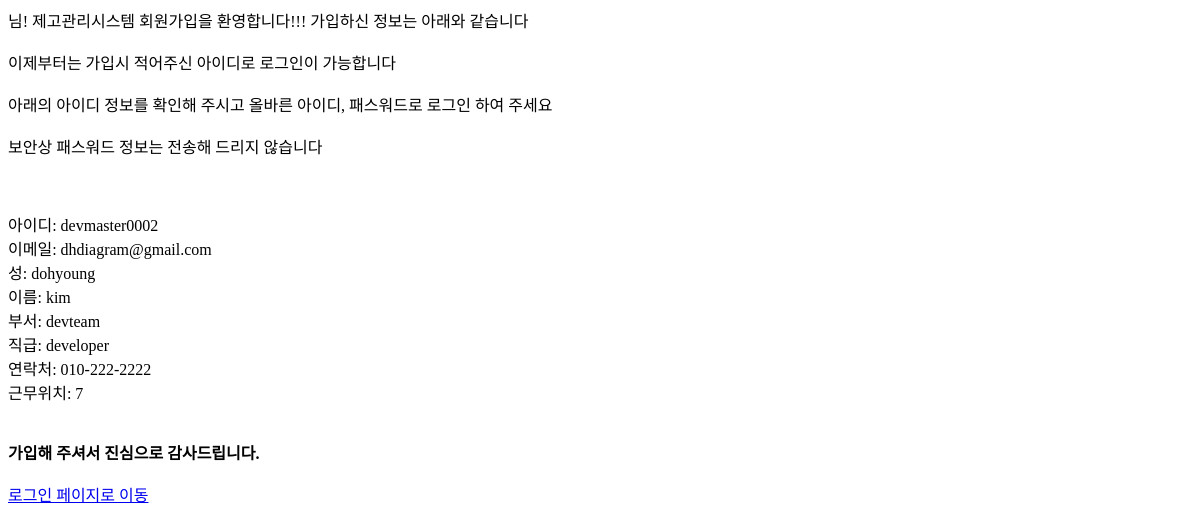
The app's page /stock_member/register_success/, older data.
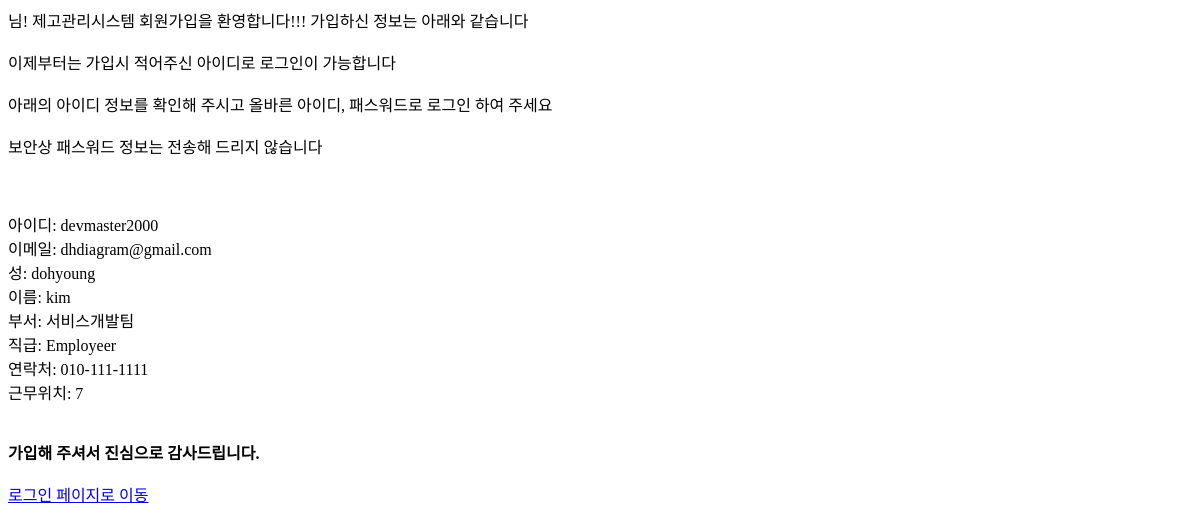
The same page, newer data.
### stock_member/models.py (models this page shows)
class User(AbstractUser):
    depart = models.CharField(max_length=500)
    position = models.CharField(max_length=500)
    phone = models.CharField(max_length=500)
    floor = models.IntegerField(max_length=500)
    email = models.EmailField(max_length=1000)

### stock_member/views.py (the view)
# urls.py: path('register_success/', RegisterResult, name='RegisterResult'),
def RegisterResult(request):
    userlists = User.objects.all().order_by('-id')[:1]
    return render(request, 'stock_member/stock_register_success.html', {'userlists':userlists})

### stock_member/templates/stock_member/stock_register_success.html (shortened to what this page needs)
이제부터는 가입시 적어주신 아이디로 로그인이 가능합니다<br/>
아래의 아이디 정보를 확인해 주시고 올바른 아이디, 패스워드로 로그인 하여 주세요<br/>
보안상 패스워드 정보는 전송해 드리지 않습니다<br/>
{% block content %}
{% for userlist in userlists %}
    아이디: {{ userlist.username }}<br/>
    이메일: {{ userlist.email }}<br/>
    성: {{ userlist.first_name }}<br/>
    이름: {{ userlist.last_name }}<br/>
    부서: {{ userlist.depart }}<br/>
    직급: {{ userlist.position }}<br/>
    연락처: {{ userlist.phone }}<br/>
    근무위치: {{ userlist.floor }}<br/>
    <Strong>가입해 주셔서 진심으로 감사드립니다.</Strong>
{% endfor %}
<a href="{% url 'login' %}" class="">로그인 페이지로 이동</a>
{% endblock %}

Row changes from the older to the newer data that the page shows:
no longer on this page (row unchanged): User: username "devmaster0002", email "dhdiagram@gmail.com", first_name "dohyoung", last_name "kim", depart "devteam", position "developer", phone "010-222-2222", floor "7"
added User: username "devmaster2000", email "dhdiagram@gmail.com", first_name "dohyoung", last_name "kim", depart "서비스개발팀", position "Employeer", phone "010-111-1111", floor "7"
